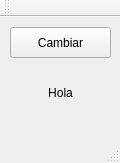
<?xml version="1.0" encoding="UTF-8"?>
<ui version="4.0">
 <class>MainWindow</class>
 <widget class="QMainWindow" name="MainWindow">
  <property name="geometry">
   <rect>
    <x>0</x>
    <y>0</y>
    <width>120</width>
    <height>163</height>
   </rect>
  </property>
  <property name="windowTitle">
   <string>MainWindow</string>
  </property>
  <widget class="QWidget" name="centralWidget">
   <widget class="QPushButton" name="pushButton_Change">
    <property name="geometry">
     <rect>
      <x>10</x>
      <y>10</y>
      <width>101</width>
      <height>31</height>
     </rect>
    </property>
    <property name="text">
     <string>Cambiar</string>
    </property>
   </widget>
   <widget class="QLabel" name="label_Hello">
    <property name="geometry">
     <rect>
      <x>10</x>
      <y>60</y>
      <width>101</width>
      <height>31</height>
     </rect>
    </property>
    <property name="text">
     <string>Hola</string>
    </property>
    <property name="alignment">
     <set>Qt::AlignCenter</set>
    </property>
   </widget>
  </widget>
  <widget class="QMenuBar" name="menuBar">
   <property name="geometry">
    <rect>
     <x>0</x>
     <y>0</y>
     <width>120</width>
     <height>27</height>
    </rect>
   </property>
  </widget>
  <widget class="QToolBar" name="mainToolBar">
   <attribute name="toolBarArea">
    <enum>TopToolBarArea</enum>
   </attribute>
   <attribute name="toolBarBreak">
    <bool>false</bool>
   </attribute>
  </widget>
  <widget class="QStatusBar" name="statusBar"/>
 </widget>
 <layoutdefault spacing="6" margin="11"/>
 <resources/>
 <connections/>
</ui>
